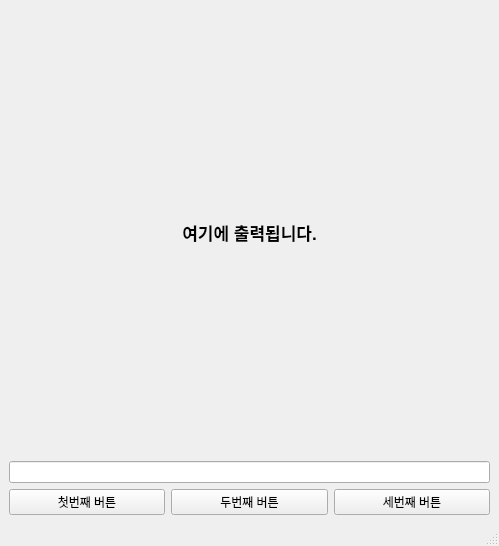
<?xml version="1.0" encoding="UTF-8"?>
<ui version="4.0">
 <class>MainWindow</class>
 <widget class="QMainWindow" name="MainWindow">
  <property name="geometry">
   <rect>
    <x>0</x>
    <y>0</y>
    <width>499</width>
    <height>546</height>
   </rect>
  </property>
  <property name="windowTitle">
   <string>MainWindow</string>
  </property>
  <widget class="QWidget" name="centralwidget">
   <layout class="QVBoxLayout" name="verticalLayout">
    <item>
     <widget class="QLabel" name="label">
      <property name="minimumSize">
       <size>
        <width>0</width>
        <height>200</height>
       </size>
      </property>
      <property name="font">
       <font>
        <pointsize>13</pointsize>
        <weight>75</weight>
        <bold>true</bold>
       </font>
      </property>
      <property name="text">
       <string>여기에 출력됩니다.</string>
      </property>
      <property name="alignment">
       <set>Qt::AlignCenter</set>
      </property>
     </widget>
    </item>
    <item>
     <widget class="QLineEdit" name="lineEdit"/>
    </item>
    <item>
     <layout class="QHBoxLayout" name="horizontalLayout">
      <item>
       <widget class="QPushButton" name="pushButton">
        <property name="text">
         <string>첫번째 버튼</string>
        </property>
       </widget>
      </item>
      <item>
       <widget class="QPushButton" name="pushButton_2">
        <property name="text">
         <string>두번째 버튼</string>
        </property>
       </widget>
      </item>
      <item>
       <widget class="QPushButton" name="pushButton_3">
        <property name="text">
         <string>세번째 버튼</string>
        </property>
       </widget>
      </item>
     </layout>
    </item>
   </layout>
   <zorder>lineEdit</zorder>
   <zorder>layoutWidget</zorder>
   <zorder>label</zorder>
  </widget>
  <widget class="QMenuBar" name="menubar">
   <property name="geometry">
    <rect>
     <x>0</x>
     <y>0</y>
     <width>499</width>
     <height>21</height>
    </rect>
   </property>
  </widget>
  <widget class="QStatusBar" name="statusbar"/>
 </widget>
 <resources/>
 <connections/>
</ui>
